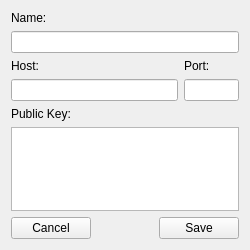
<?xml version="1.0" encoding="UTF-8"?>
<ui version="4.0">
 <class>EditContactWindow</class>
 <widget class="QWidget" name="EditContactWindow">
  <property name="windowModality">
   <enum>Qt::ApplicationModal</enum>
  </property>
  <property name="geometry">
   <rect>
    <x>0</x>
    <y>0</y>
    <width>250</width>
    <height>250</height>
   </rect>
  </property>
  <property name="windowTitle">
   <string>Contact</string>
  </property>
  <layout class="QVBoxLayout" name="verticalLayout">
   <item>
    <widget class="QLabel" name="label">
     <property name="text">
      <string>Name:</string>
     </property>
    </widget>
   </item>
   <item>
    <widget class="QLineEdit" name="name"/>
   </item>
   <item>
    <layout class="QHBoxLayout" name="horizontalLayout" stretch="3,1">
     <item>
      <widget class="QLabel" name="label_2">
       <property name="text">
        <string>Host:</string>
       </property>
      </widget>
     </item>
     <item>
      <widget class="QLabel" name="label_4">
       <property name="text">
        <string>Port:</string>
       </property>
      </widget>
     </item>
    </layout>
   </item>
   <item>
    <layout class="QHBoxLayout" name="horizontalLayout_2" stretch="3,1">
     <item>
      <widget class="QLineEdit" name="host"/>
     </item>
     <item>
      <widget class="QLineEdit" name="port"/>
     </item>
    </layout>
   </item>
   <item>
    <widget class="QLabel" name="label_3">
     <property name="text">
      <string>Public Key:</string>
     </property>
    </widget>
   </item>
   <item>
    <widget class="QTextEdit" name="key">
     <property name="enabled">
      <bool>true</bool>
     </property>
     <property name="acceptDrops">
      <bool>false</bool>
     </property>
     <property name="tabChangesFocus">
      <bool>true</bool>
     </property>
     <property name="html">
      <string>&lt;!DOCTYPE HTML PUBLIC &quot;-//W3C//DTD HTML 4.0//EN&quot; &quot;http://www.w3.org/TR/REC-html40/strict.dtd&quot;&gt;
&lt;html&gt;&lt;head&gt;&lt;meta name=&quot;qrichtext&quot; content=&quot;1&quot; /&gt;&lt;style type=&quot;text/css&quot;&gt;
p, li { white-space: pre-wrap; }
&lt;/style&gt;&lt;/head&gt;&lt;body style=&quot; font-family:'MS Shell Dlg 2'; font-size:8.25pt; font-weight:400; font-style:normal;&quot;&gt;
&lt;p style=&quot;-qt-paragraph-type:empty; margin-top:0px; margin-bottom:0px; margin-left:0px; margin-right:0px; -qt-block-indent:0; text-indent:0px; font-size:8pt;&quot;&gt;&lt;br /&gt;&lt;/p&gt;&lt;/body&gt;&lt;/html&gt;</string>
     </property>
     <property name="acceptRichText">
      <bool>false</bool>
     </property>
    </widget>
   </item>
   <item>
    <layout class="QHBoxLayout" name="horizontalLayout_3">
     <item>
      <widget class="QPushButton" name="cancel">
       <property name="text">
        <string>Cancel</string>
       </property>
      </widget>
     </item>
     <item>
      <spacer name="horizontalSpacer">
       <property name="orientation">
        <enum>Qt::Horizontal</enum>
       </property>
       <property name="sizeHint" stdset="0">
        <size>
         <width>40</width>
         <height>20</height>
        </size>
       </property>
      </spacer>
     </item>
     <item>
      <widget class="QPushButton" name="save">
       <property name="text">
        <string>Save</string>
       </property>
      </widget>
     </item>
    </layout>
   </item>
  </layout>
 </widget>
 <resources/>
 <connections/>
</ui>
